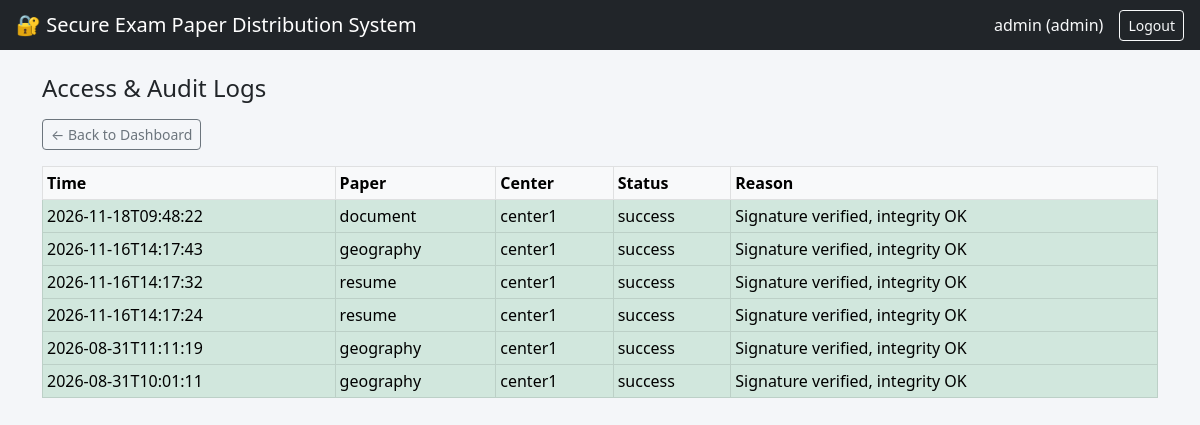
The page /admin/logs (signed in) on the database its author committed.
### tables this page shows
CREATE TABLE access_logs (
            id INTEGER PRIMARY KEY AUTOINCREMENT,
            paper_id INTEGER,
            username TEXT,
            action TEXT,          -- 'decrypt_attempt'
            status TEXT,          -- 'success' / 'failure'
            reason TEXT,
            timestamp TEXT
        );

CREATE TABLE papers (
            id INTEGER PRIMARY KEY AUTOINCREMENT,
            title TEXT NOT NULL,
            subject TEXT NOT NULL,
            original_filename TEXT NOT NULL,
            enc_file_path TEXT NOT NULL,     -- path to AES-encrypted PDF on disk
            aes_key_enc BLOB NOT NULL,       -- AES key, RSA-encrypted with center's public key
            nonce BLOB NOT NULL,             -- AES-EAX nonce
            tag BLOB NOT NULL,               -- AES-EAX authentication tag
            signature BLOB NOT NULL,         -- RSA signature of SHA-256 hash (by admin)
            sha256_hash TEXT NOT NULL,       -- hex digest, stored for display/reference
            exam_datetime TEXT NOT NULL,     -- paper cannot be decrypted before this
            uploaded_by TEXT NOT NULL,
            center_username TEXT NOT NULL,
            uploaded_at TEXT NOT NULL
        );

### app.py (the view)
@app.route("/admin/logs")
def admin_logs():
    if session.get("role") != "admin":
        return redirect(url_for("login"))
    conn = get_db()
    logs = conn.execute("""
        SELECT access_logs.*, papers.title FROM access_logs
        JOIN papers ON access_logs.paper_id = papers.id
        ORDER BY access_logs.id DESC
    """).fetchall()
    conn.close()
    return render_template("logs.html", logs=logs)

### database.py (called while the page is built)
def get_db():
    conn = sqlite3.connect(DB_PATH)
    conn.row_factory = sqlite3.Row
    return conn

### templates/logs.html
{% extends "base.html" %}
{% block content %}
<h4 class="mb-3">Access &amp; Audit Logs</h4>
<a href="{{ url_for('admin_dashboard') }}" class="btn btn-sm btn-outline-secondary mb-3">← Back to Dashboard</a>
<table class="table table-bordered table-sm bg-white">
    <thead class="table-light">
        <tr><th>Time</th><th>Paper</th><th>Center</th><th>Status</th><th>Reason</th></tr>
    </thead>
    <tbody>
    {% for l in logs %}
        <tr class="{{ 'table-danger' if l.status == 'failure' else 'table-success' }}">
            <td>{{ l.timestamp }}</td>
            <td>{{ l.title }}</td>
            <td>{{ l.username }}</td>
            <td>{{ l.status }}</td>
            <td>{{ l.reason }}</td>
        </tr>
    {% else %}
        <tr><td colspan="5" class="text-center text-muted">No access attempts yet.</td></tr>
    {% endfor %}
    </tbody>
</table>
{% endblock %}

### static/style.css (style rules this page uses)
body { background-color: #f4f6f9; }

### rows shown on the page
access_logs: timestamp "2026-11-18T09:48:22", title "document", username "center1", status "success", reason "Signature verified, integrity OK"
access_logs: timestamp "2026-11-16T14:17:43", title "geography", username "center1", status "success", reason "Signature verified, integrity OK"
access_logs: timestamp "2026-11-16T14:17:32", title "resume", username "center1", status "success", reason "Signature verified, integrity OK"
access_logs: timestamp "2026-11-16T14:17:24", title "resume", username "center1", status "success", reason "Signature verified, integrity OK"
access_logs: timestamp "2026-08-31T11:11:19", title "geography", username "center1", status "success", reason "Signature verified, integrity OK"
access_logs: timestamp "2026-08-31T10:01:11", title "geography", username "center1", status "success", reason "Signature verified, integrity OK"

### other values the page prints
{{ session.username }} "admin"
{{ session.role }} "admin"
